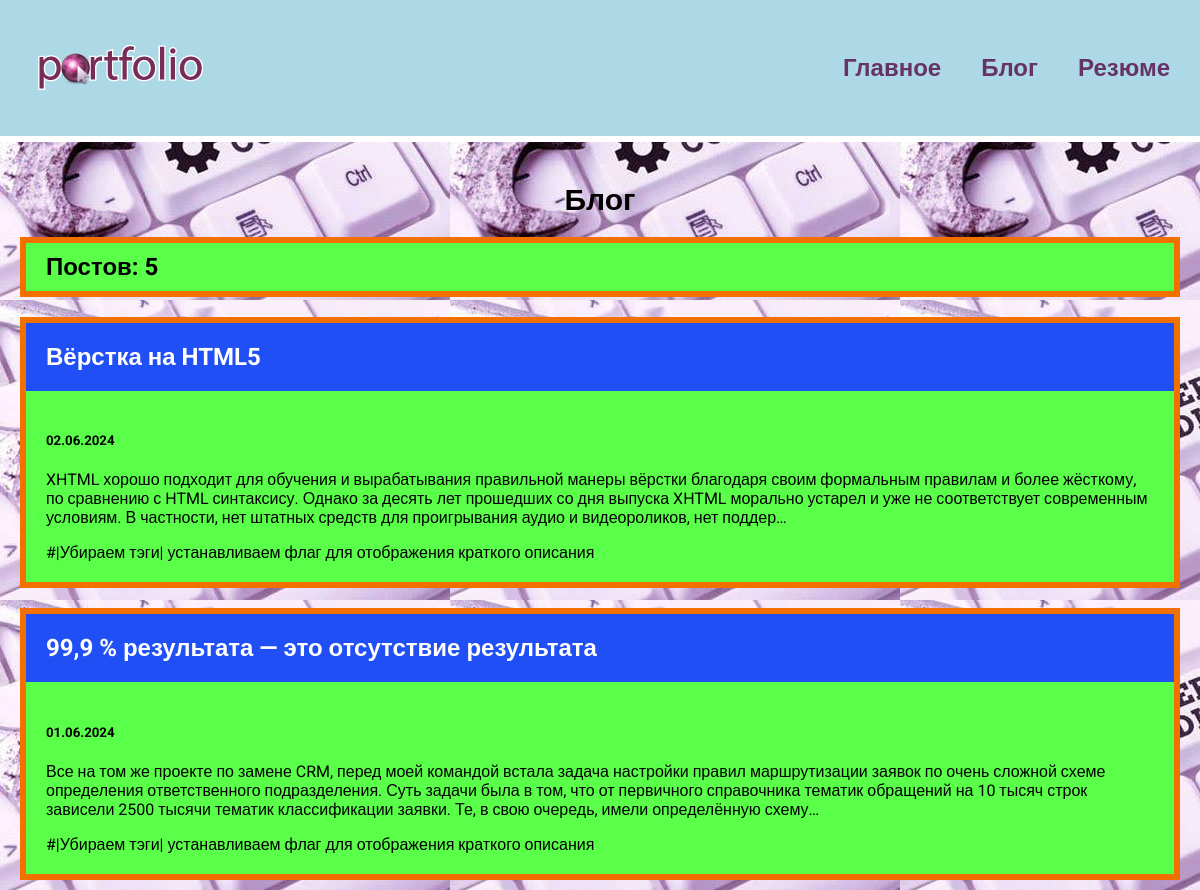
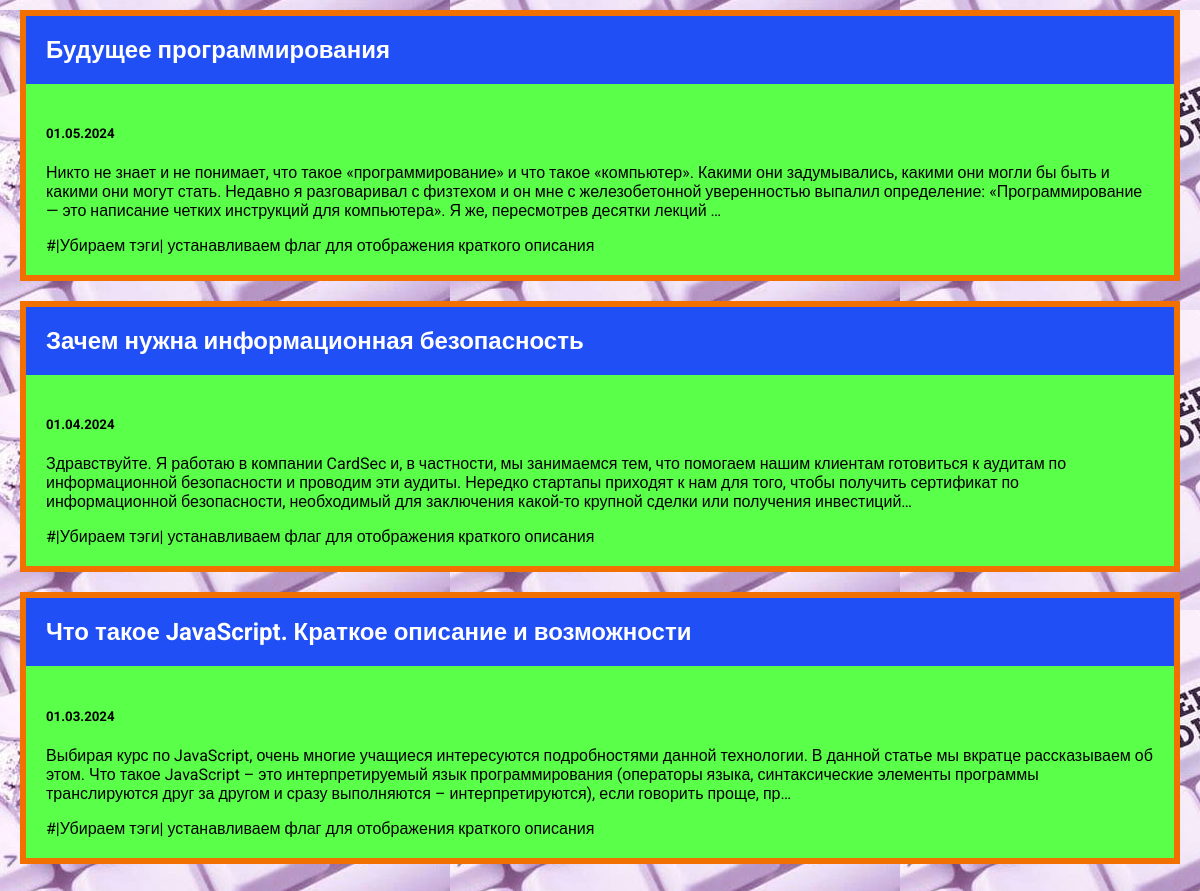
Screenshot of /blog/ with the database file from the repository (2 pictures, top to bottom).
### blog/models.py (models this page shows, shortened)
class Blog(models.Model):
    title = models.CharField(max_length=200)
    description = models.TextField()
    date = models.DateField()

### blog/views.py (the view)
# urls.py: path('', views.blogs, name='blogs'),
def blogs(request):
    blogs = Blog.objects.order_by('-date')
    return render(request, 'blog/blogs.html', {'blogs': blogs})

### blog/templates/blog/blogs.html
{% extends 'skills/base.html' %}
{% block content %}
<h1>Блог</h1>
<h2 class="count">Постов: {{blogs.count}}</h2>
{% for blog in blogs %}
<div class="element">
    <h2 class="top"><a href="{% url 'detail' blog.id %}">{{ blog.title }}</a></h2>
    <div class="blog_text">
        <h5>{{ blog.date|date:'d.m.Y' }}</h5>
        <p>{{ blog.description|striptags|truncatechars:360 }}</p>  #|Убираем тэги| устанавливаем флаг для отображения краткого описания
    </div>
</div>
{% endfor %}
{% endblock %}

### skills/static/css/style.css (style rules this page uses)
body { background-image: url(skills/wc.jpg); font-family: "Roboto", sans-serif; padding: 0; margin: 0; }
.element, .count { background: rgb(89, 255, 73); border: 6px solid #f17000; margin: 20px 0; }
.content h1 { text-align: center; margin: 20px 0; font-size: 30px; }
.top { background: #214ff6; margin: 0; }
.top a { color: #fff; text-decoration: none; padding: 20px; display: block; }
.count { padding: 10px 20px; box-sizing: border-box; }
.blog_text { padding: 20px; box-sizing: border-box; }

### rows the page displays
Blog: title "Вёрстка на HTML5", date "02.06.2024", description "XHTML хорошо подходит для обучения и вырабатывания правильной манеры вёрстки благодаря своим формальным правилам и более жёсткому, по сравнению с HTML синтаксису. Однако за десять лет прошедших со дня выпуска XHTML морально устарел и уже не соответствует современным условиям. В частности, нет штатных средств для проигрывания аудио и видеороликов, нет поддер…"
Blog: title "99,9 % результата — это отсутствие результата", date "01.06.2024", description "Все на том же проекте по замене CRM, перед моей командой встала задача настройки правил маршрутизации заявок по очень сложной схеме определения ответственного подразделения. Суть задачи была в том, что от первичного справочника тематик обращений на 10 тысяч строк зависели 2500 тысячи тематик классификации заявки. Те, в свою очередь, имели определённую схему…"
Blog: title "Будущее программирования", date "01.05.2024", description "Никто не знает и не понимает, что такое «программирование» и что такое «компьютер». Какими они задумывались, какими они могли бы быть и какими они могут стать. Недавно я разговаривал с физтехом и он мне с железобетонной уверенностью выпалил определение: «Программирование — это написание четких инструкций для компьютера». Я же, пересмотрев десятки лекций …"
Blog: title "Зачем нужна информационная безопасность", date "01.04.2024", description "Здравствуйте. Я работаю в компании CardSec и, в частности, мы занимаемся тем, что помогаем нашим клиентам готовиться к аудитам по информационной безопасности и проводим эти аудиты. Нередко стартапы приходят к нам для того, чтобы получить сертификат по информационной безопасности, необходимый для заключения какой-то крупной сделки или получения инвестиций…"
Blog: title "Что такое JavaScript. Краткое описание и возможности", date "01.03.2024", description "Выбирая курс по JavaScript, очень многие учащиеся интересуются подробностями данной технологии. В данной статье мы вкратце рассказываем об этом. Что такое JavaScript – это интерпретируемый язык программирования (операторы языка, синтаксические элементы программы транслируются друг за другом и сразу выполняются – интерпретируются), если говорить проще, пр…"

### other values shown
{{ blogs.count }} "5"
